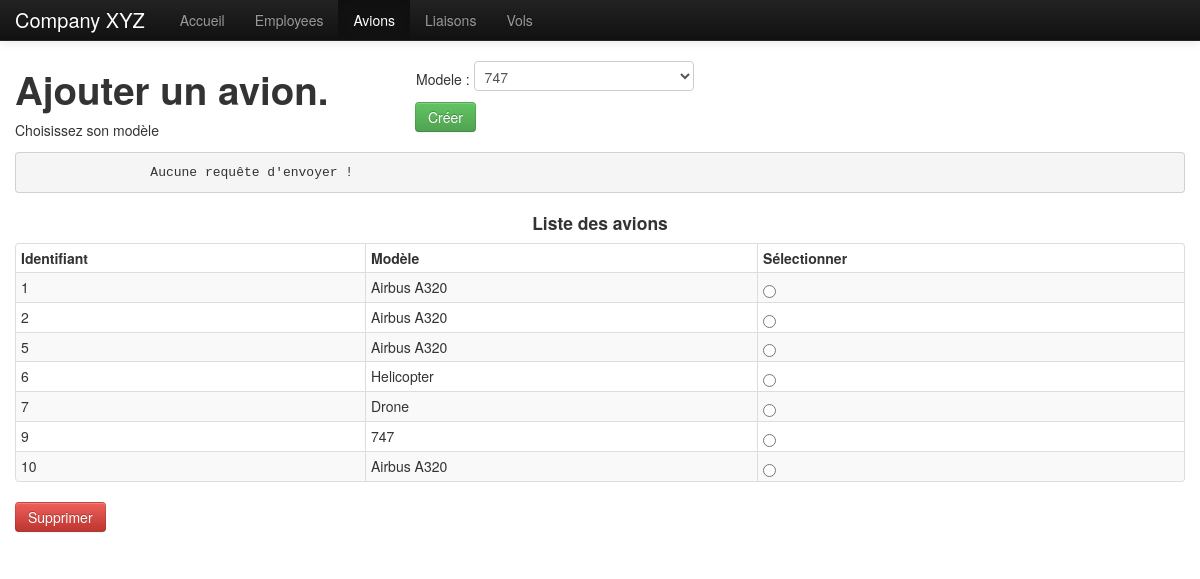
/sources/avion.php, run on the app's committed database.
### tables this page shows
CREATE TABLE IF NOT EXISTS `avions` (
  `immatricule` int(11) NOT NULL AUTO_INCREMENT,
  `modele` varchar(45) NOT NULL,
  `idaeroport` int(11) NOT NULL,
  PRIMARY KEY (`immatricule`,`modele`),
  KEY `fk_Avion_modele1_idx` (`modele`),
  KEY `idaeroport` (`idaeroport`)
);

### sources/vue/html_default/AbstractClientHtmlPage.class.php (called while the page is built, shortened)
<?php
include_once($_SERVER['CONTEXT_DOCUMENT_ROOT'].'/sources/vue/html_base_part/Doctype.class.php');
abstract class AbstractClientHtmlPage implements HtmlPage{
	public function display(){
		$this->openHtmlTag();
		$this->writeHead();
		$this->writeMenu();
		$this->writeContent();
		$this->closeBodyTag();
	}
	protected function openHtmlTag(){
		$html = new TagHtml();
		$html->addAttr('xmlns',"http://www.w3.org/1999/xhtml");
		$html->addAttr('xml:lang','en');
		$html->addAttr('lang','en');
		$html->open();
	}
	protected function writeHead(){
		$head = new DefaultHead();
		$head->insert();
	}
	protected function closeBodyTag(){
		$body = new TagBody();
		$body->close();
	}
}
?>

### sources/avion.php (called while the page is built)
<?php
include_once($_SERVER['CONTEXT_DOCUMENT_ROOT'].'/sources/controleur/PageAdminAvionControler.class.php');
$controler = new PageAdminAvionControler();
$pageAdminAvion = $controler->getPage();
$pageAdminAvion->display();
?>

### sources/vue/html_default/DefaultHead.class.php (called while the page is built, shortened)
<?php
include_once($_SERVER['CONTEXT_DOCUMENT_ROOT'].'/sources/vue/html_base_part/Head.class.php');
class DefaultHead implements HtmlPart{
	public function insert(){
		$head = new Head();
		$head->addMetaSpecial('<meta charset="UTF-8"/>');
		$head->addMeta('viewport','width=device-width, initial-scale=1.0');
		$head->addMeta('description','airline database manager');
		$head->addMeta('author','Eudier Benoit & Coutouly Franck');
		$head->addLink("ressources/css/bootstrap.min.css",'stylesheet');
		$head->addLink("ressources/css/bootstrap-responsive.min.css",'stylesheet');
		$head->addLink("ressources/css/cssperso.css",'stylesheet');
		$head->setTitle('Airline DataBase Manager');
		$head->insert();
	}
}
?>

### sources/vue/html_default/DefaultAdminMenu.class.php (called while the page is built, shortened)
<?php
include_once($_SERVER['CONTEXT_DOCUMENT_ROOT'].'/sources/vue/html_base_part/Menu.class.php');
class DefaultAdminMenu implements HtmlPart {
	public function insert(){
		$menu = new Menu();
		$menu->setBrand('Company XYZ','./fronta.php');
		$menu->addItem('Accueil','./admin.php');
		$menu->addItem('Employees','./employe.php');
		$menu->addItem('Avions','./avion.php');
		$menu->addItem('Liaisons','./liaison.php');
		$menu->addItem('Vols','./vol.php');
		$menu->insert();
	}
}
?>

### sources/vue/html_default/AbstractAdminHtmlPage.class.php (called while the page is built)
<?php
include_once($_SERVER['CONTEXT_DOCUMENT_ROOT'].'/sources/vue/html_default/AbstractClientHtmlPage.class.php');
include_once($_SERVER['CONTEXT_DOCUMENT_ROOT'].'/sources/vue/html_default/DefaultAdminMenu.class.php');
abstract class AbstractAdminHtmlPage extends AbstractClientHtmlPage{
	protected function writeMenu(){
		$menu = new DefaultAdminMenu();
		$menu->insert();
	}
}
?>

### sources/modele/PageChecker.class.php (called while the page is built)
<?php
abstract class PageChecker {
	public static function linkIsCurrent($link){
		$page = self::currentPage();
		$pageLink = substr($link,strrpos($link,"/")+1);
		return $page == $pageLink;
	}
	private static function currentPage(){
		return substr($_SERVER["SCRIPT_NAME"],strrpos($_SERVER["SCRIPT_NAME"],"/")+1);
	}
}
?>

### sources/vue/LineManager.class.php (called while the page is built, shortened)
<?php
abstract class LineManager{
	public static $currentTabulation = 0;
	private static function tab(){
		for($i=0; $i<self::$currentTabulation; $i++){
			echo "  ";
		}
	}
	private static function incrementTab(){
		self::$currentTabulation = self::$currentTabulation + 1;
	}
	private static function decrementTab(){
		self::$currentTabulation = self::$currentTabulation - 1;
	}
}
?>

### sources/modele/DBAdminAccess.class.php (called while the page is built, shortened)
<?php
class DBAdminAccess extends DBClientAccess {
	public function getModeleList(){
		$bdd = DBConnexion::getBDD();
		$req = $bdd->prepare('SELECT * FROM modeles');
		$req->execute();
		$modeles = $req->fetchAll();
		return $modeles;
	}
	public function find_avions(){
		$bdd = DBConnexion::getBDD();
		$req = $bdd->prepare('SELECT * FROM avions');
		$req->execute();
		$avions = $req->fetchAll();
		return $avions;
	}
}
?>

### sources/controleur/PageAdminAvionControler.class.php (called while the page is built, shortened)
<?php
include_once($_SERVER['CONTEXT_DOCUMENT_ROOT'].'/sources/modele/DBAdminAccess.class.php');
include_once($_SERVER['CONTEXT_DOCUMENT_ROOT'].'/sources/vue/PageAdminAvion.class.php');
class PageAdminAvionControler implements PageControler {
	public function getModeleList(){
		$DBAccess = new DBAdminAccess();
		$modeles = $DBAccess->getModeleList();
		return $modeles;
	}
	public function formAddAvionTreatment(){
		$message_info = "Aucune requête d'envoyer !";
		return $message_info;
	}
	public function getListAvions(){
		$DBAccess = new DBAdminAccess();
		$avions = $DBAccess->find_avions();
		return $avions;
	}
}
?>

### sources/vue/PageAdminAvion.class.php (the view, shortened to what this page needs)
<?php
include_once($_SERVER['CONTEXT_DOCUMENT_ROOT'].'/sources/vue/html_default/AbstractAdminHtmlPage.class.php');
class PageAdminAvion extends AbstractAdminHtmlPage {
	public function display(){
		parent::display();
	}
	protected function writeContent(){
		$this->writeAjoutAvion();
		$this->writeListAvions();
	}
	private function writeAjoutAvion(){
		?><div class="container">
			<div class="row-fluid">
				<div class="span4">
					<h1>Ajouter un avion.</h1>
					<p>Choisissez son modèle</p></div>
				<div class="span8">
					<form action="avion.php" method="post">
						<table>
						<tr>
							<td>  Modele : <select name="modele">
								<?php
								$modeles = $this->getModeleList();
								foreach($modeles as $modele){?>
									<option value="<?php echo $modele['idmodele'];?>"><?php echo $modele['idmodele'];?></option>
								<?php } ?>
								</select>
							</td>
						</tr>
						</table>
						<button class="btn btn-success" type="submit" >Créer</button>
					</form>
				</div>
			</div>
			<pre>
		<?php
			$message_info = $this->formAddAvionTreatment();
			echo($message_info);
		?></pre>
		</div> <?php
	}
	private function getModeleList(){
		$controler = new PageAdminAvionControler();
		return $controler->getModeleList();
	}
	private function formAddAvionTreatment(){
		$controler = new PageAdminAvionControler();
		return $controler->formAddAvionTreatment();
	}
	private function writeListAvions(){
		?><div class="container">
			<form action="avion.php" method="post">
				<table class="table table-bordered table-striped table-condensed">
				   <caption>
					  <h4>Liste des avions</h4>
				   </caption>
				   <thead>
					  <tr>
							<th>Identifiant</th>
							<th>Modèle</th>
							<th>Sélectionner</th>
					  </tr>
				   </thead>
				   <tbody>
						<?php
							$avions = $this->getListAvions();
							foreach($avions as $avion){ ?>
						  <tr>
							<td><?php echo $avion['immatricule'];?></td>
							<td><?php echo $avion['modele'];?></td>
							<td><input type="radio" name="id" value="<?php echo $avion['immatricule'];?>"/></td>
						  </tr>
						<?php } ?>
					</tbody>
				</table>
				<div class="row">
					<div class="span9">
						<input class="btn btn-danger" type="submit" name="supprimer" value="Supprimer" />
					</div>
				</div>
			</form>
		</div> <?php
	}
	private function getListAvions(){
		$controler = new PageAdminAvionControler();
		return $controler->getListAvions();
	}
}
?>

### sources/vue/html_base_part/Doctype.class.php (shortened to what this page needs)
<?php
include_once($_SERVER['CONTEXT_DOCUMENT_ROOT'].'/sources/vue/LineManager.class.php');
class Doctype implements HtmlPart{
	private $content = '<!DOCTYPE html PUBLIC "-//W3C//DTD XHTML 1.0 Strict//EN" "http://www.w3.org/TR/xhtml1/DTD/xhtml1-strict.dtd">';
	public function insert(){
		echo $this->content."\n";
	}
}
?>

### sources/vue/html_base_part/AbstractHtmlTag.class.php (shortened to what this page needs)
<?php
include_once($_SERVER['CONTEXT_DOCUMENT_ROOT'].'/sources/vue/LineManager.class.php');
abstract class AbstractHtmlTag implements HtmlTag{
	private $tag = null;
	private $attributes = array();
	public function setTag($tagName){
		$this->tag = $tagName;
	}
	public function addAttr($attr,$value){
		$this->attributes[$attr] = $value;
	}
	private function writeAttributes(){
		if(!empty($this->attributes)){
			foreach($this->attributes as $attr => $value){
				echo(' '.$attr.'="'.$value.'"');
			}
		}
	}
	public function open(){
		echo('<'.$this->tag);
		$this->writeAttributes();
		echo('>');
	}
	public function close(){
		echo('</'.$this->tag.'>');
	}
}
?>

### sources/vue/html_base_part/Head.class.php (shortened to what this page needs)
<?php
include_once($_SERVER['CONTEXT_DOCUMENT_ROOT'].'/sources/vue/LineManager.class.php');
class Head implements HtmlPart{
	private $metas = array();
	public function addMeta($name,$content){
		$this->metas[$name] = $content;
	}
	public function insert(){
		echo "<head>";
		$this->insertListOfTagsWith2Attr($this->metas,'meta','name','content',true);
		echo "</head>";
	}
	private function insertListOfTagsWith2Attr($list, $tagName, $attr1, $attr2,$emptyableTag){
		foreach($list as $value1 => $value2){
			$this->echoTagWith2Attr($tagName,$attr1,$value1,$attr2,$value2,$emptyableTag);
		}
	}
	private function echoTagWith2Attr($tagName, $attr1, $value1, $attr2, $value2,$emptyableTag){
		echo '<'.$tagName.' '.$attr1.'="'.$value1.'" '.$attr2.'="'.$value2.'"';
		if($emptyableTag){echo '/>';}
		else {echo '></'.$tagName.'>';}
	}
}
?>

### sources/vue/html_base_part/Menu.class.php (shortened to what this page needs)
<?php
include_once($_SERVER['CONTEXT_DOCUMENT_ROOT'].'/sources/vue/LineManager.class.php');
include_once($_SERVER['CONTEXT_DOCUMENT_ROOT'].'/sources/modele/PageChecker.class.php');
class Menu implements HtmlPart{
	private $brandName = null;
	private $brandLink = null;
	private $items = array();
	public function setBrand($name,$link){
		$this->brandName = $name;
		$this->brandLink = $link;
	}
	public function addItem($itemName,$link){
		$this->items[$itemName] = $link;
	}
	public function insert(){
		$this->insertHead();
		$this->insertItems();
		$this->insertFoot();
	}
	private function insertHead(){
		$this->insertOpenGlobalDivs();
		$this->insertBrandButton();
		$this->insertOpenItemList();
	}
	private function insertOpenGlobalDivs(){
		echo '<div class="navbar navbar-inverse navbar-fixed-top">';
		echo '<div class="navbar-inner">';
		echo '<div class="container">';
	}
	private function insertBrandButton(){
		if($this->brandLink != null && $this->brandName != null){
			echo '<a class="brand" href="'.$this->brandLink.'">'.$this->brandName.'</a>';
		}
	}
	private function insertOpenItemList(){
		echo '<div class="nav-collapse collapse">';
		echo '<ul class="nav">';
	}
	private function insertItems(){
		foreach($this->items as $name => $link){
			echo '<li';
			if(PageChecker::linkIsCurrent($link)){
				echo ' class="active"';
			}
			echo('><a href="'.$link.'">'.$name.'</a></li>');
		}
	}
	private function insertFoot(){
		echo '</ul>';
		for($i=0;$i<4;$i++){
			echo '</div>';
		}
	}
}
?>

### sources/ressources/css/cssperso.css (style rules this page uses)
body { padding-top: 60px; }

### data on the page
avions: immatricule "1", modele "Airbus A320"
avions: immatricule "2", modele "Airbus A320"
avions: immatricule "5", modele "Airbus A320"
avions: immatricule "6", modele "Helicopter"
avions: immatricule "7", modele "Drone"
avions: immatricule "9", modele "747"
avions: immatricule "10", modele "Airbus A320"

### other printed values
$this->brandName "Company XYZ"
$name "Accueil"
$name "Employees"
$name "Avions"
$name "Liaisons"
$name "Vols"
$message_info "Aucune requête d'envoyer !"
form field modele "747"
